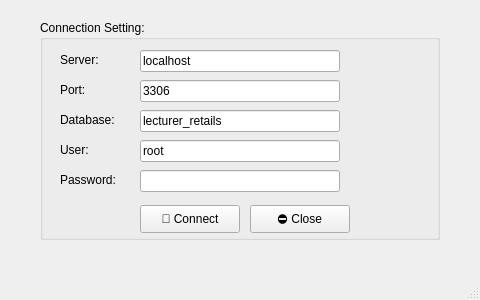
<?xml version="1.0" encoding="UTF-8"?>
<ui version="4.0">
 <class>MainWindow</class>
 <widget class="QMainWindow" name="MainWindow">
  <property name="geometry">
   <rect>
    <x>0</x>
    <y>0</y>
    <width>480</width>
    <height>300</height>
   </rect>
  </property>
  <property name="windowTitle">
   <string>Trần Duy Thanh - DatabaseConnect.ui</string>
  </property>
  <widget class="QWidget" name="centralwidget">
   <widget class="QGroupBox" name="groupBox">
    <property name="geometry">
     <rect>
      <x>40</x>
      <y>20</y>
      <width>400</width>
      <height>220</height>
     </rect>
    </property>
    <property name="title">
     <string>Connection Setting:</string>
    </property>

    <!-- Server -->
    <widget class="QLabel" name="label">
     <property name="geometry">
      <rect><x>20</x><y>30</y><width>60</width><height>20</height></rect>
     </property>
     <property name="text">
      <string>Server:</string>
     </property>
    </widget>
    <widget class="QLineEdit" name="lineEditServer">
     <property name="geometry">
      <rect><x>100</x><y>30</y><width>200</width><height>22</height></rect>
     </property>
     <property name="text">
      <string>localhost</string>
     </property>
    </widget>

    <!-- Port -->
    <widget class="QLabel" name="label_2">
     <property name="geometry">
      <rect><x>20</x><y>60</y><width>60</width><height>20</height></rect>
     </property>
     <property name="text">
      <string>Port:</string>
     </property>
    </widget>
    <widget class="QLineEdit" name="lineEditPort">
     <property name="geometry">
      <rect><x>100</x><y>60</y><width>200</width><height>22</height></rect>
     </property>
     <property name="text">
      <string>3306</string>
     </property>
    </widget>

    <!-- Database -->
    <widget class="QLabel" name="label_3">
     <property name="geometry">
      <rect><x>20</x><y>90</y><width>70</width><height>20</height></rect>
     </property>
     <property name="text">
      <string>Database:</string>
     </property>
    </widget>
    <widget class="QLineEdit" name="lineEditDatabase">
     <property name="geometry">
      <rect><x>100</x><y>90</y><width>200</width><height>22</height></rect>
     </property>
     <property name="text">
      <string>lecturer_retails</string>
     </property>
    </widget>

    <!-- User -->
    <widget class="QLabel" name="label_4">
     <property name="geometry">
      <rect><x>20</x><y>120</y><width>70</width><height>20</height></rect>
     </property>
     <property name="text">
      <string>User:</string>
     </property>
    </widget>
    <widget class="QLineEdit" name="lineEditUser">
     <property name="geometry">
      <rect><x>100</x><y>120</y><width>200</width><height>22</height></rect>
     </property>
     <property name="text">
      <string>root</string>
     </property>
    </widget>

    <!-- Password -->
    <widget class="QLabel" name="label_5">
     <property name="geometry">
      <rect><x>20</x><y>150</y><width>70</width><height>20</height></rect>
     </property>
     <property name="text">
      <string>Password:</string>
     </property>
    </widget>
    <widget class="QLineEdit" name="lineEditPassword">
     <property name="geometry">
      <rect><x>100</x><y>150</y><width>200</width><height>22</height></rect>
     </property>
     <property name="echoMode">
      <enum>QLineEdit::Password</enum>
     </property>
    </widget>

    <!-- Buttons -->
    <widget class="QPushButton" name="pushButtonConnect">
     <property name="geometry">
      <rect><x>100</x><y>185</y><width>100</width><height>28</height></rect>
     </property>
     <property name="text">
      <string>🔧 Connect</string>
     </property>
    </widget>
    <widget class="QPushButton" name="pushButtonClose">
     <property name="geometry">
      <rect><x>210</x><y>185</y><width>100</width><height>28</height></rect>
     </property>
     <property name="text">
      <string>⛔ Close</string>
     </property>
    </widget>
    </widget>
  </widget>
  <widget class="QMenuBar" name="menubar"/>
  <widget class="QStatusBar" name="statusbar"/>
 </widget>
 <resources/>
 <connections/>
</ui>
